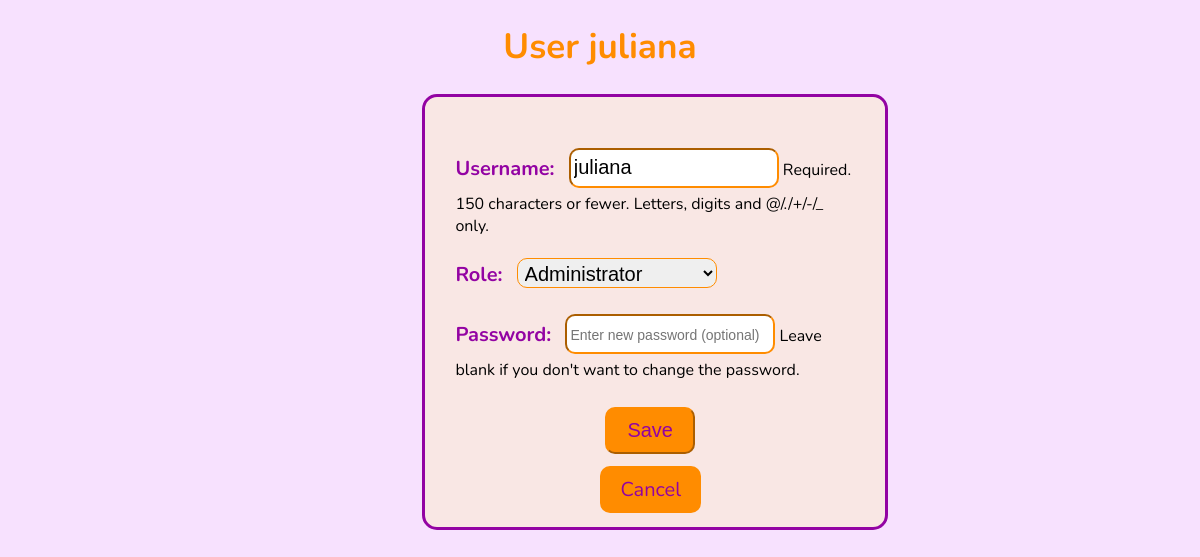
Screenshot of /user_management/update/1/ (signed in) with the database file from the repository.
### stock_management/models.py (models this page shows, shortened)
class User(AbstractUser):
    ROLE_CHOICES = (
        ('admin', 'Administrator'),
        ('barista', 'Barista'),
    )
    role = models.CharField(max_length=10, choices=ROLE_CHOICES)
    def is_admin(self):
        return self.role == 'admin'

### stock_management/views.py (the view, shortened to what this page needs)
# urls.py: path('user_management/update/<int:pk>/', UserUpdateView.as_view(), name='user_update'),
class UserUpdateView(LoginRequiredMixin, AdminRequiredMixin, UpdateView):
    model = User
    form_class = CustomUserEditForm     #The form class used to edit the user
    template_name = 'user_form.html'    #Template for the user edit form
    success_url = reverse_lazy('user_management')   #Redirect to user management after successful update

### stock_management/forms.py (shortened to what this page needs)
class CustomUserEditForm(UserChangeForm):
    password = forms.CharField(
        required=False, #do not have to change the password
        widget=forms.PasswordInput(attrs={'placeholder': 'Enter new password (optional)'}),
        help_text="Leave blank if you don't want to change the password."
    )
    class Meta:
        model = User
        fields = ['username', 'role', 'password']
        widgets = {
            'role': forms.Select(attrs={'class': 'form-control'}),
        }

### stock_management/views.py (called while the page is built)
    def test_func(self):
        return self.request.user.is_admin()

### templates/user_form.html (shortened to what this page needs)
<!DOCTYPE html>
<html lang="en">
<head>
    {% load static %}
    <link rel="stylesheet" href="{% static 'css/edit.css' %}">
</head>
<body>
    {% block content %}
        <h1>User {{ view.object.username|default:"creation" }}</h1>
        <form method="post" id="user_yes">
            {{ form.as_p }}
            <button type="submit">Save</button><br><br>
            <a href="{% url 'user_management' %}" class="button" id="user_a">Cancel</a>
        </form>
    {% endblock %}
</body>
</html>

### static/css/edit.css (style rules this page uses)
body { background-color: #f7e1fe; font-family: 'Nunito', sans-serif; }
h1 { color: #ff8c00; font-size: 35px; text-align: center; }
form { width: 400px; height: 550px; margin-left: 35%; padding: 30px; border: 3px solid #9303a3; background-color: #f9e7e4; border-radius: 15px; }
#user_yes { height:370px; }
::placeholder { font-size: 14px; }
label { font-weight: bold; font-size: 20px; color: #9303a3; }
button { background-color: #ff8c00; border-color: #ff8c00; color: #9303a3; padding: 10px 20px; font-size: 20px; border-radius: 10px; margin-top: 10px; margin-left: 150px; }
a { background-color: #ff8c00; border-color: #ff8c00; color: #9303a3; padding: 10px 20px; font-size: 20px; border-radius: 10px; margin-left: 155px; text-decoration: none; }
#user_a { margin-left: 145px; }
input, select { border-color: #ff8c00; border-radius: 10px; height: 30px; width: 200px; margin-top: 5px; margin-bottom: 5px; margin-left: 10px; font-size: 20px; padding: 3px; }

### rows the page displays
User: object.username "juliana", username "juliana", role "Administrator"
